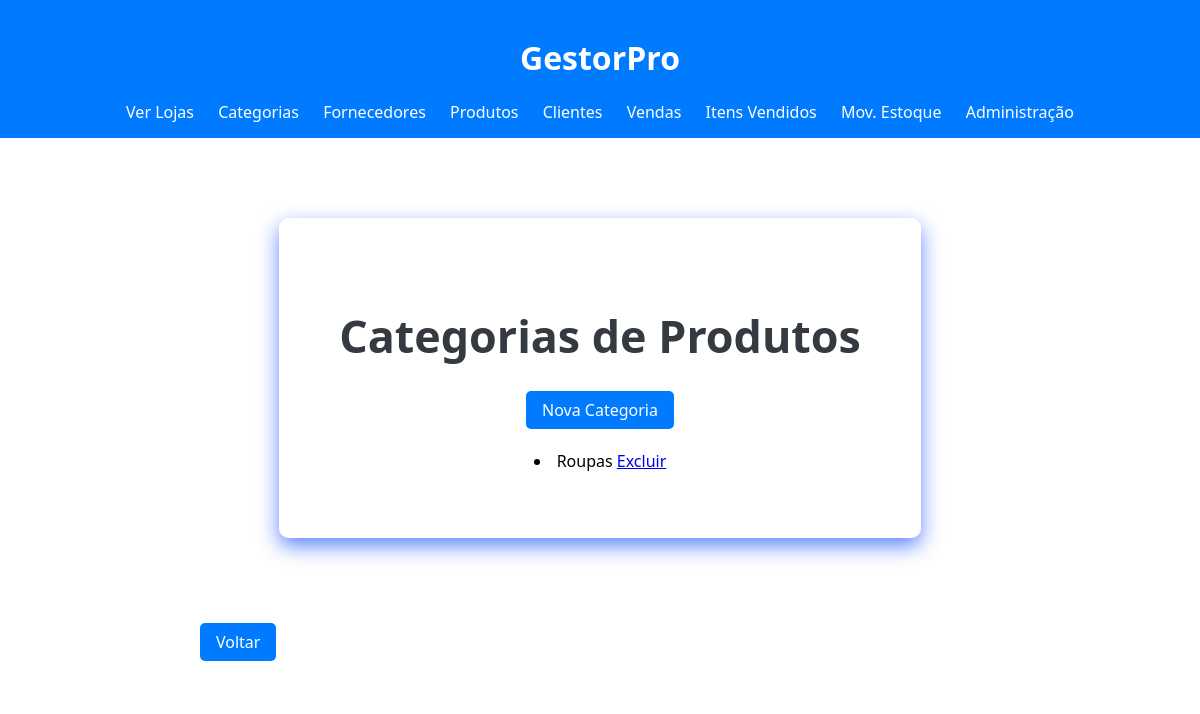
Page /categorias/ (signed in) on the earlier database version.
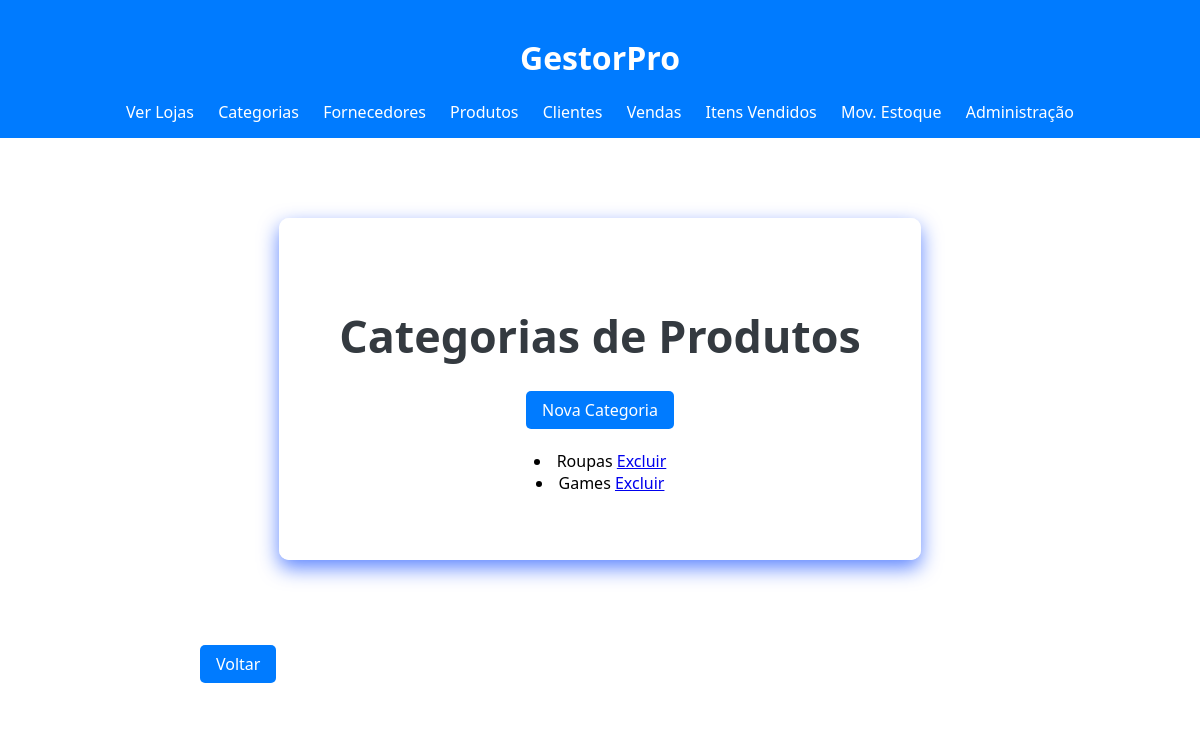
Same page on the later database version.
### loja_app/models.py (models this page shows, shortened)
class Categoria(models.Model):
    nome = models.CharField(max_length=100, verbose_name="Nome da Categoria")

### loja_app/views.py (the view)
# urls.py: path('categorias/', views.lista_categorias, name='lista_categorias'),
@staff_member_required
def lista_categorias(request):
    categorias = Categoria.objects.all()
    return render(request, 'loja_app/categoria_list.html', {'categorias': categorias})

### loja_app/templates/loja_app/categoria_list.html (shortened to what this page needs)
{% extends 'loja_app/base.html' %}
{% load static %}
{% block body_class %}dashboard-page{% endblock %}
{% block extra_css %}
<link rel="stylesheet" href="{% static 'loja_app/css/home.css' %}">
{% endblock %}
{% block content %}
    <div class="dashboard-simple-container">
        <div class="dashboard-simple-content">
            <h2>Categorias de Produtos</h2>
            <a href="{% url 'cadastrar_categoria' %}" class="botao">Nova Categoria</a>
            <p>
                {% for categoria in categorias %}
                    <li>{{ categoria.nome }} <a href="{% url 'excluir_categoria' categoria.id %}">Excluir</a></li>
                {% empty %}
                    <p>Nenhuma categoria cadastrada.</p>
                {% endfor %}
            </p>
        </div>
    </div>
    <div class="back-button-container" style="margin-top: 20px;">
                <a href="{% url 'dashboard' %}" class="botao">Voltar</a>
            </div>
{% endblock %}

Differences in the rows shown:
added Categoria: nome "Games"
